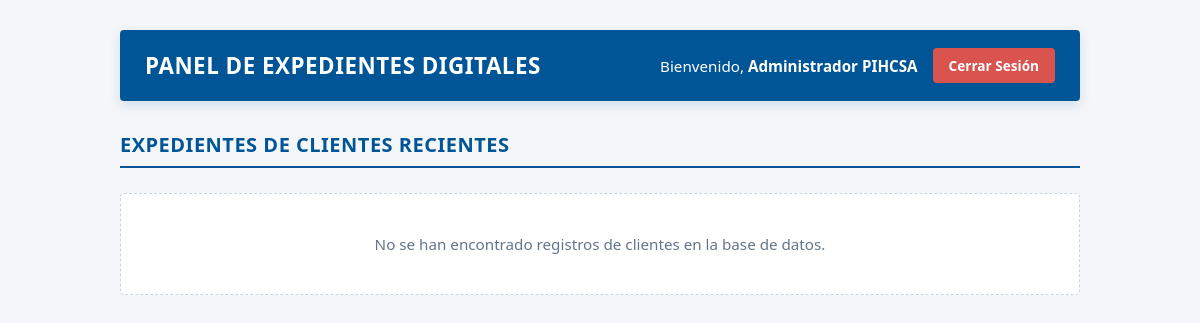
The page /admin.php (signed in) on the database as committed earlier.
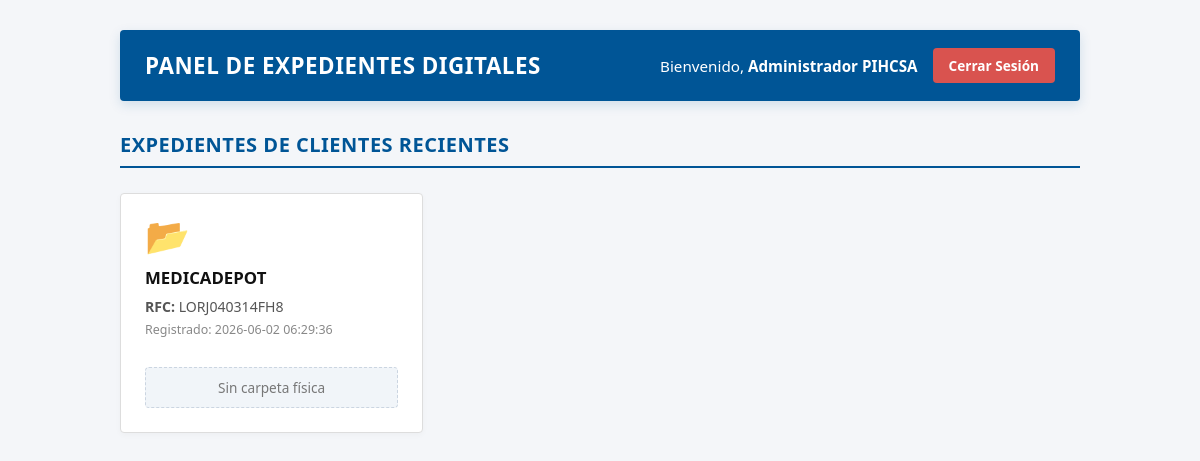
The same page on the database as committed later.
### tables this page shows
CREATE TABLE `formulario_clientes` (
  `id` int NOT NULL AUTO_INCREMENT,
  `razon_social` varchar(255) NOT NULL,
  `domicilio` varchar(255) NOT NULL,
  `poblacion` varchar(100) NOT NULL,
  `colonia` varchar(100) NOT NULL,
  `cp` varchar(10) NOT NULL,
  `estado` varchar(50) NOT NULL,
  `rfc` varchar(13) NOT NULL,
  `pagina_web` varchar(255) DEFAULT NULL,
  `telefono` varchar(20) DEFAULT NULL,
  `email` varchar(150) DEFAULT NULL,
  `firma_digital` text,
  `doc_licencia_sanitaria` varchar(255) DEFAULT NULL,
  `doc_aviso_responsableSanitario` varchar(255) DEFAULT NULL,
  `doc_aviso_funcionamiento` varchar(255) DEFAULT NULL,
  `doc_ine_responsableSanitario` varchar(255) DEFAULT NULL,
  `doc_ine_representanteLegal` varchar(255) DEFAULT NULL,
  `doc_comprobante_domicilio` varchar(255) DEFAULT NULL,
  `img_fachada` varchar(255) DEFAULT NULL,
  `img_almacen` varchar(255) DEFAULT NULL,
  `fecha_registro` timestamp NULL DEFAULT CURRENT_TIMESTAMP,
  PRIMARY KEY (`id`),
  UNIQUE KEY `rfc` (`rfc`)
);

### admin.php (the view, shortened to what this page needs)
<?php
require_once 'conexion.php';
$sql = "SELECT id, razon_social, rfc, fecha_registro FROM formulario_clientes ORDER BY fecha_registro DESC";
$resultado = mysqli_query($conexion, $sql);
?>
<!DOCTYPE html>
<html lang="es">
<head>
    <link rel="stylesheet" type="text/css" href="css/styles.css" />
</head>
<body>
<div class="admin-container">
    <div class="admin-header">
        <h1>Panel de Expedientes Digitales</h1>
        <div class="user-info-block">
            <span>Bienvenido, <strong><?php echo htmlspecialchars($_SESSION['admin_nombre']); ?></strong></span>
            <a href="logout.php" class="btn-logout">Cerrar Sesión</a>
        </div>
    </div>
    <div class="section-title">
        <h3>Expedientes de Clientes Recientes</h3>
    </div>
    <div class="grid-expedientes">
        <?php
        if ($resultado && mysqli_num_rows($resultado) > 0):
            while($cliente = mysqli_fetch_assoc($resultado)):
                $rfc_cliente = $cliente['rfc'];
                $ruta_carpeta = "uploads/" . $rfc_cliente;
                $existe_carpeta = is_dir($ruta_carpeta);
                $conteo_archivos = 0;
        ?>
            <div class="tarjeta-expediente">
                <div>
                    <div class="icon-folder">
                        <?php echo ($existe_carpeta && $conteo_archivos > 0) ? '📁' : '📂'; ?>
                    </div>
                    <div class="tarjeta-titulo"><?php echo htmlspecialchars($cliente['razon_social']); ?></div>
                    <div class="tarjeta-sub">
                        <strong>RFC:</strong> <?php echo htmlspecialchars($rfc_cliente); ?>
                        <span>Registrado: <?php echo $cliente['fecha_registro']; ?></span>
                    </div>
                </div>
                <div>
                    <?php if ($existe_carpeta): ?>
                        <div class="badge-archivos">
                            <?php echo $conteo_archivos; ?> <?php echo ($conteo_archivos == 1) ? 'archivo cargado' : 'archivos cargados'; ?>
                        </div>
                        <a href="ver_expediente.php?rfc=<?php echo urlencode($rfc_cliente); ?>" class="btn-ver">Ver Documentos</a>
                    <?php else: ?>
                        <span class="status-empty">Sin carpeta física</span>
                    <?php endif; ?>
                </div>
            </div>
        <?php
            endwhile;
        else:
        ?>
            <div class="no-data">No se han encontrado registros de clientes en la base de datos.</div>
        <?php endif; ?>
    </div>
</div>
</body>
</html>

### admin.php (style rules this page uses)
body { background-color: #f4f6f9; margin: 0; font-family: 'Segoe UI', Tahoma, Geneva, Verdana, sans-serif; }
.admin-container { width: 1000px; margin: 30px auto; padding: 0 20px; box-sizing: border-box; }
.admin-header { display: flex; justify-content: space-between; align-items: center; margin-bottom: 30px; background: #005596; color: white; padding: 18px 25px; border-radius: 4px; box-shadow: 0 4px 12px rgba(0, 85, 150, 0.15); }
.admin-header h1 { margin: 0; font-size: 1.4rem; font-weight: 600; text-transform: uppercase; letter-spacing: 0.5px; }
.user-info-block { display: flex; align-items: center; gap: 15px; }
.user-info-block span { font-size: 0.95rem; }
.btn-logout { background-color: #d9534f; color: white; padding: 8px 16px; text-decoration: none; border-radius: 4px; font-weight: bold; font-size: 0.85rem; transition: background-color 0.2s ease; }
.section-title h3 { color: #005596; border-bottom: 2px solid #005596; padding-bottom: 8px; margin-top: 0; margin-bottom: 25px; font-size: 1.25rem; text-transform: uppercase; letter-spacing: 0.5px; }
.grid-expedientes { display: grid; grid-template-columns: repeat(auto-fill, minmax(290px, 1fr)); gap: 25px; margin-top: 20px; }
.tarjeta-expediente { background: white; border: 1px solid #ddd; border-radius: 4px; padding: 24px; box-shadow: 0 2px 6px rgba(0,0,0,0.03); transition: transform 0.2s ease, box-shadow 0.2s ease; position: relative; display: flex; flex-direction: column; justify-content: space-between; min-height: 240px; box-sizing: border-box; }
.icon-folder { font-size: 36px; margin-bottom: 12px; line-height: 1; }
.tarjeta-titulo { font-weight: bold; color: #111; margin-bottom: 6px; font-size: 1.05rem; line-height: 1.4; }
.tarjeta-sub { color: #555; font-size: 0.88rem; margin-bottom: 15px; line-height: 1.5; }
.tarjeta-sub span { display: block; margin-top: 4px; font-size: 0.78rem; color: #888; }
.status-empty { display: block; text-align: center; color: #777; font-size: 0.85rem; padding: 10px; background: #f1f5f9; border-radius: 4px; border: 1px dashed #cbd5e1; font-weight: 500; }
.no-data { text-align: center; color: #64748b; padding: 40px; grid-column: 1 / -1; background: white; border: 1px dashed #cbd5e1; border-radius: 4px; font-size: 0.95rem; }

Rows that differ between the two databases and show on the page:
added formulario_clientes: razon_social "MEDICADEPOT", rfc "LORJ040314FH8", fecha_registro "2026-06-02 06:29:36", shows "Sin carpeta física"
Other text that changed with them:
text no longer shown: "No se han encontrado registros de clientes en la base de datos."
